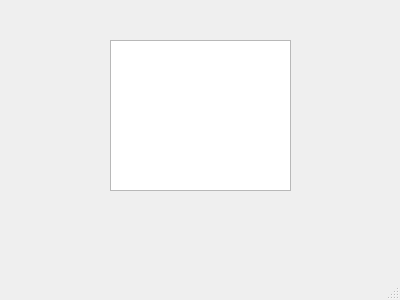
<?xml version="1.0" encoding="UTF-8"?>
<ui version="4.0">
 <class>MainWindow</class>
 <widget class="QMainWindow" name="MainWindow">
  <property name="geometry">
   <rect>
    <x>0</x>
    <y>0</y>
    <width>400</width>
    <height>300</height>
   </rect>
  </property>
  <property name="windowTitle">
   <string>MainWindow</string>
  </property>
  <widget class="QWidget" name="centralwidget">
   <widget class="QTextEdit" name="textEdit">
    <property name="geometry">
     <rect>
      <x>110</x>
      <y>40</y>
      <width>181</width>
      <height>151</height>
     </rect>
    </property>
   </widget>
  </widget>
  <widget class="QMenuBar" name="menubar">
   <property name="geometry">
    <rect>
     <x>0</x>
     <y>0</y>
     <width>400</width>
     <height>24</height>
    </rect>
   </property>
  </widget>
  <widget class="QStatusBar" name="statusbar"/>
 </widget>
 <resources/>
 <connections/>
</ui>
